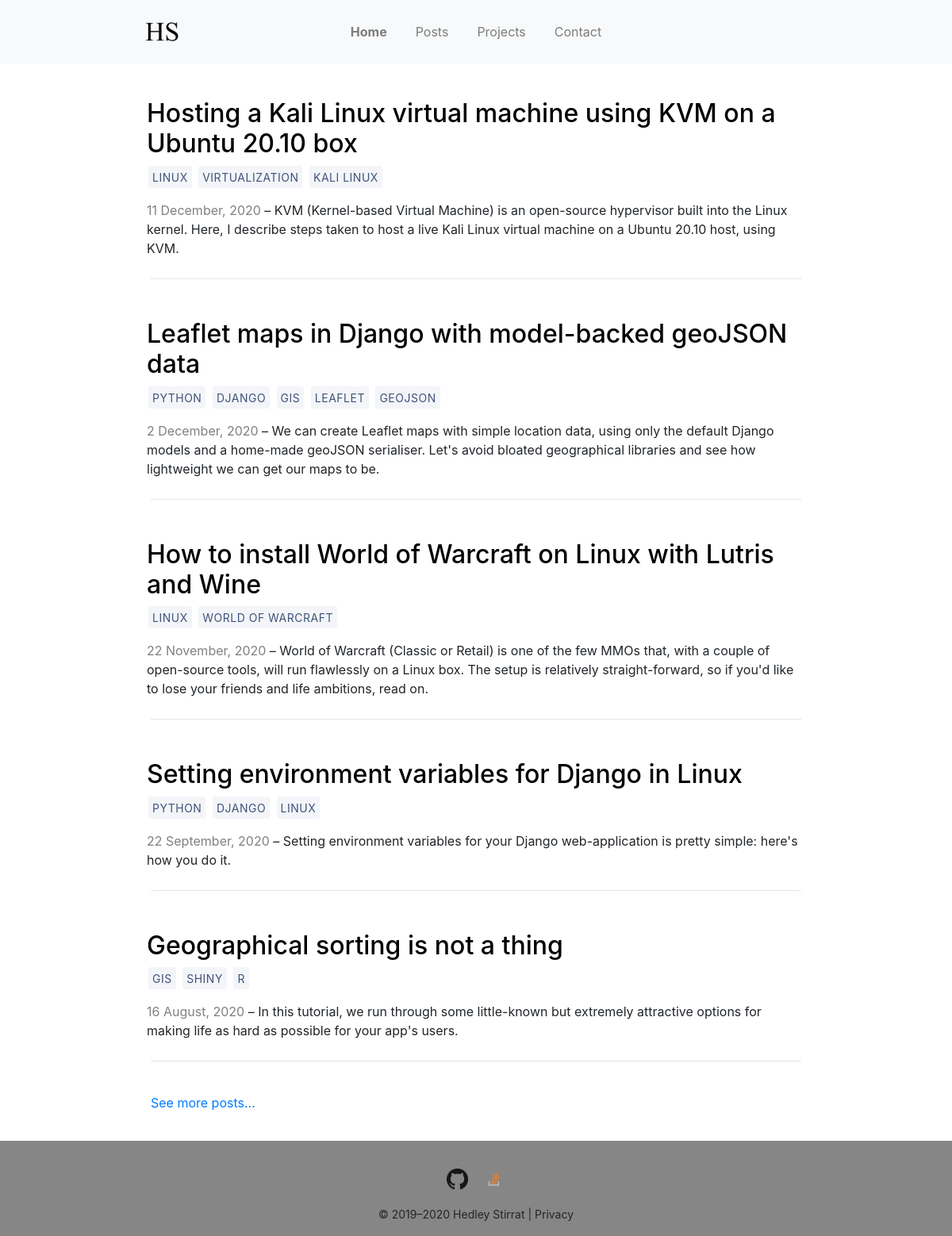
The app's page /, older data.
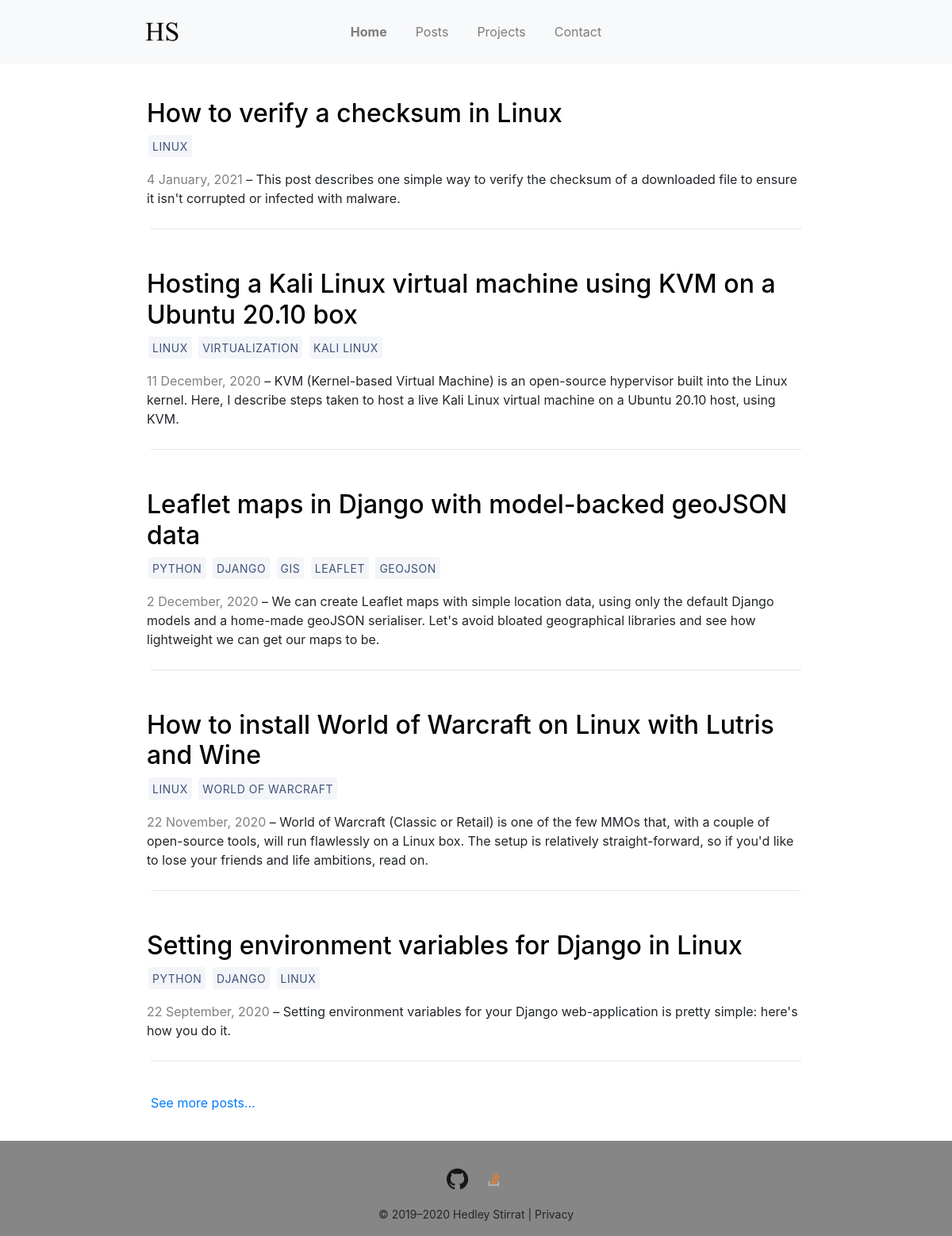
The same page, newer data.
### blog/models.py (models this page shows, shortened)
class BlogPost(models.Model):
    title = models.CharField(max_length=100)
    is_published = models.BooleanField(default=True)
    published_date = models.DateField()
    modified_date = models.DateField(null=True, blank=True)
    slug = models.SlugField(unique=True)
    tags = models.ManyToManyField('Tag', related_name='blog_posts')
    snippet = models.CharField('snippet', max_length=250)
    content = models.TextField()
    def get_absolute_url(self):
        return reverse('detail', kwargs = {'slug': self.slug})

class Tag(models.Model):
    name = models.CharField(max_length=20)

### blog/views.py (the view)
# urls.py: 2. Add a URL to urlpatterns:  path('', views.home, name='home')
def home(request):
    blog_posts = BlogPost.objects.filter(is_published=True).order_by('-published_date')[:5]
    context = {
        "blog_posts": blog_posts,
    }
    return render(request, 'home.html', context)

### blog/templates/home.html (shortened to what this page needs)
{% extends 'base.html' %}
{% load static %}
{% block content %}
    {% for post in blog_posts %}
        <div class="row">
            <div class="column snippet-text">
                <h2>
                    <a id='post-href' href="{{post.get_absolute_url}}"> {{ post.title|safe }} </a>
                </h2>
                <p>
                    {% for tag in post.tags.all %}
                        <a class="btn" href="{% url 'tag' tag.name %}">
                            {{ tag.name }}
                        </a>
                    {% endfor %}
                </p>
                <p style="color:gray; display:inline;">
                    {{ post.published_date|date:"j F, Y" }}
                </p>
                <p style="display:inline;">
                    &ndash; {{ post.snippet|safe }}
                </p>
            </div>
        </div>
        <hr>
        <br />
    {% endfor %}
    <p>
        {% url 'posts' as url %}
        <a href="{{ url }}">See more posts...</a>
    </p>
{% endblock %}

Row changes from the older to the newer data that the page shows:
no longer on this page (row unchanged): BlogPost: title "Geographical sorting is not a thing", published_date "16 August, 2020", snippet "In this tutorial, we run through some little-known but extremely attractive options for making life as hard as possible for your app's users.", Tag (name "GIS")
no longer on this page (row unchanged): Tag: name "SHINY", shown under "Geographical sorting is not a thing"
no longer on this page (row unchanged): Tag: name "R", shown under "Geographical sorting is not a thing"
added BlogPost: title "How to verify a checksum in Linux", published_date "4 January, 2021", snippet "This post describes one simple way to verify the checksum of a downloaded file to ensure it isn't corrupted or infected with malware.", Tag (name "LINUX")
